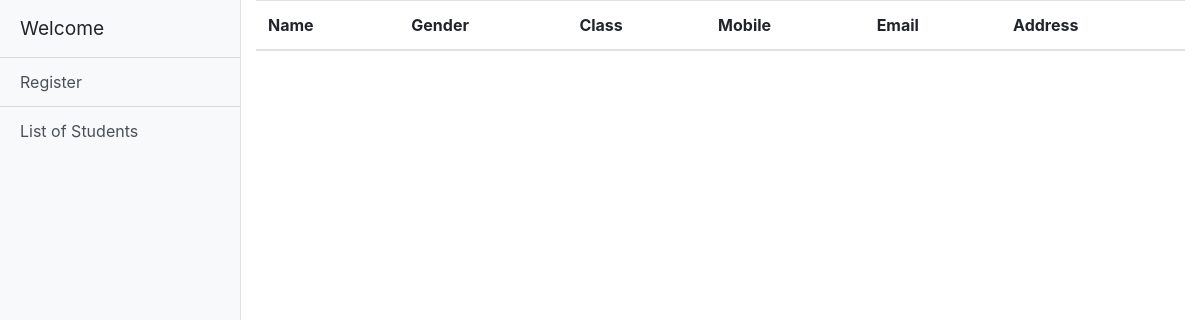
The app's page /?request=students-list, older data.
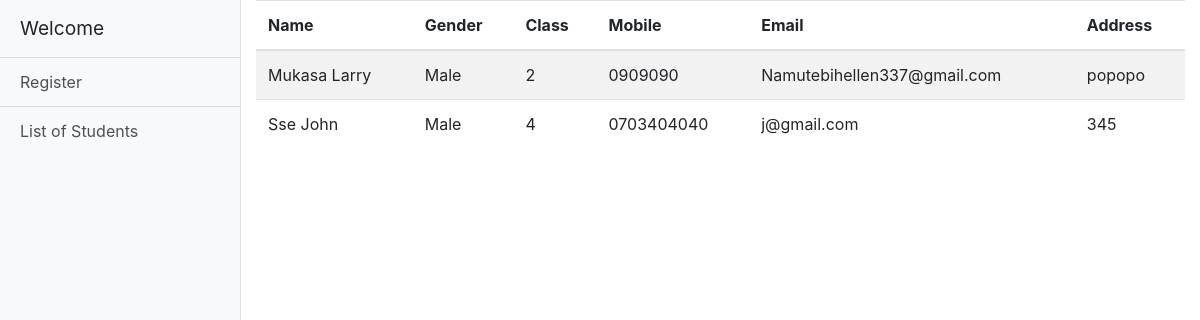
The same page, newer data.
### tables this page shows
CREATE TABLE IF NOT EXISTS `student` (
  `ID` int(11) NOT NULL AUTO_INCREMENT,
  `firstName` varchar(100) NOT NULL,
  `surname` varchar(100) NOT NULL,
  `gender` varchar(6) NOT NULL,
  `class` varchar(50) NOT NULL,
  `emailAddress` varchar(50) DEFAULT NULL,
  `mobilenumber` varchar(10) NOT NULL,
  `address` varchar(100) DEFAULT NULL,
  PRIMARY KEY (`ID`)
);

### controller/StudentController.php (called while the page is built, shortened)
<?php
    Class StudentController extends DB {
        public function fetchStudents() {
            $sql = "SELECT * FROM student";
            $result = $this->select($sql);
            return $result;
        }
    }
?>

### db.php (called while the page is built, shortened)
<?php
class DB
{
    private $pdo = null;
    function __construct()
    {
        try {
            $this->pdo = new PDO(
                "mysql:host=localhost:3308;dbname=registration;charset=utf8",
                "root",
                "",
                [
                    PDO::ATTR_ERRMODE => PDO::ERRMODE_EXCEPTION,
                    PDO::ATTR_DEFAULT_FETCH_MODE => PDO::FETCH_ASSOC,
                    PDO::ATTR_EMULATE_PREPARES => false,
                ]
            );
        } catch (Exception $ex) {
            die($ex->getMessage());
        }
    }
    function __destruct()
    {
        if ($this->pdo !== null) {
            $this->pdo = null;
        }
    }
    function select($sql, $cond = null)
    {
        $result = false;
        try {
            $this->stmt = $this->pdo->prepare($sql);
            $this->stmt->execute($cond);
            $result = $this->stmt->fetchAll();
        } catch (Exception $ex) {
            die($ex->getMessage());
        }
        return $result;
    }
}

### view/studentlist.php (the view, shortened to what this page needs)
<?php
class StudentList {
    public function studentsList() {
        $controller = new StudentController();
        $result = $controller->fetchStudents();
        echo "<table class='table table-striped'>";
        echo "<thead>
                <tr><th>Name</th><th>Gender</th><th>Class</th><th>Mobile</th><th>Email</th><th>Address</th></tr>
            </thead><tbody>";
        for($i=0; $i < count($result); $i++) {
            echo "<tr>
                <td>".$result[$i]['surname'] ." ". $result[$i]['firstName'] ."</td>
                <td>". $result[$i]['gender'] ."</td>
                <td>". $result[$i]['class'] ."</td>
                <td>". $result[$i]['mobilenumber'] ."</td>
                <td>". $result[$i]['emailAddress'] ."</td>
                <td>". $result[$i]['address'] ."</td>
            </tr>";
        }
        echo "</tbody></table>";
    }
}
?>

### index.php (shortened to what this page needs)
<!DOCTYPE html>
<html lang="en">
<head>
    <link href="css/vendor/bootstrap/css/bootstrap.min.css" rel="stylesheet">
    <link href="css/simple-sidebar.css" rel="stylesheet">
</head>
<body>
    <div class="d-flex" id="wrapper">
        <div class="bg-light border-right" id="sidebar-wrapper">
            <div class="sidebar-heading">Welcome</div>
            <div class="list-group list-group-flush">
                <a href="?request=register" class="list-group-item list-group-item-action bg-light">Register</a>
                <a href="?request=students-list" class="list-group-item list-group-item-action bg-light">List of Students</a>
            </div>
        </div>
        <div id="page-content-wrapper">
            <div class="container-fluid">
                <?php
                    require "db.php";
                    require "view/studentlist.php";
                    require "controller/StudentController.php";
                    $request = $_REQUEST['request'];
                    if (isset($request)) {
                        switch($request){
                            case "students-list":
                                $studentsListView = new StudentList();
                                $studentsListView->studentsList();
                                break;
                        }
                    }
                ?>
            </div>
        </div>
    </div>
</body>
</html>

### css/simple-sidebar.css (style rules this page uses)
body { overflow-x: hidden; }
#sidebar-wrapper { min-height: 100vh; margin-left: -15rem; -webkit-transition: margin .25s ease-out; -moz-transition: margin .25s ease-out; -o-transition: margin .25s ease-out; transition: margin .25s ease-out; }
#sidebar-wrapper .sidebar-heading { padding: 0.875rem 1.25rem; font-size: 1.2rem; }
#sidebar-wrapper .list-group { width: 15rem; }
#page-content-wrapper { min-width: 100vw; }
@media (min-width: 768px) { #sidebar-wrapper { margin-left: 0; } }
@media (min-width: 768px) { #page-content-wrapper { min-width: 0; width: 100%; } }

Row changes from the older to the newer data that the page shows:
added student: surname "Mukasa", firstName "Larry", gender "Male", class "2", mobilenumber "0909090", emailAddress "Namutebihellen337@gmail.com", address "popopo"
added student: surname "Sse", firstName "John", gender "Male", class "4", mobilenumber "0703404040", emailAddress "j@gmail.com", address "345"
